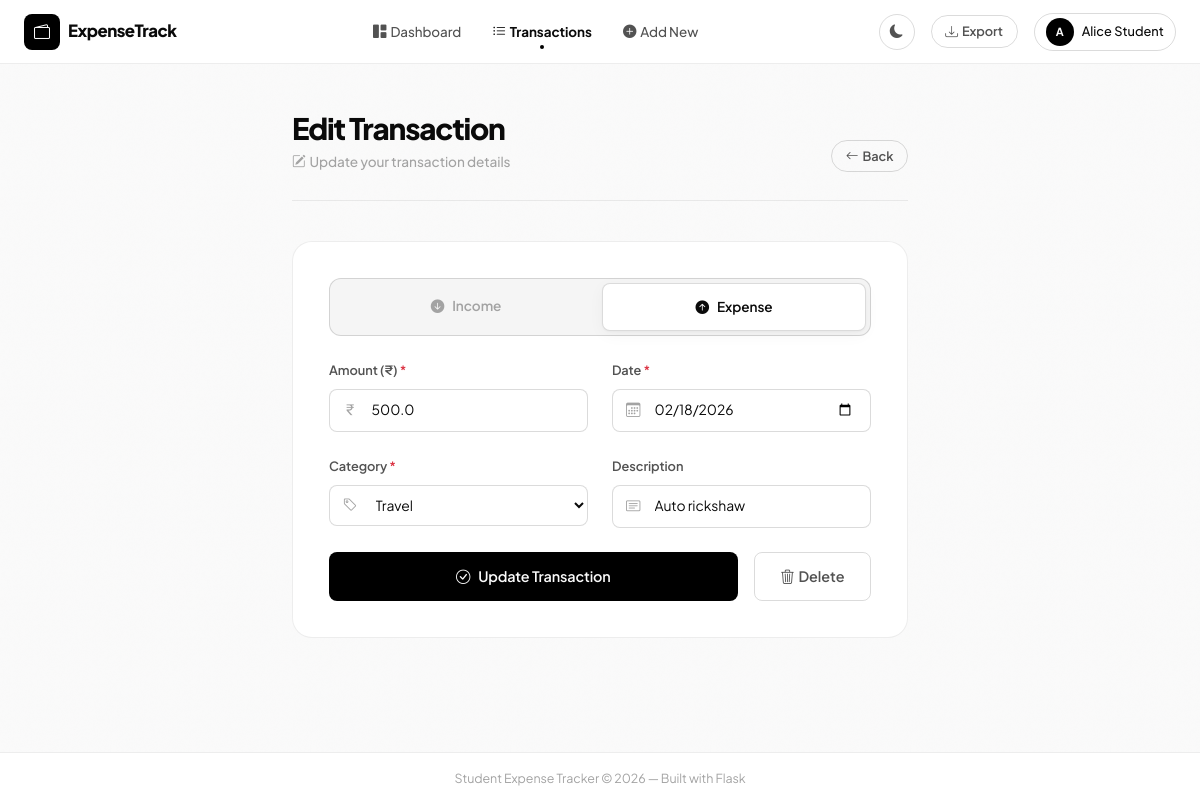
/edit/81 (signed in), run on the app's committed database.
### tables this page shows
CREATE TABLE transactions (
                id          INTEGER PRIMARY KEY AUTOINCREMENT,
                user_id     INTEGER NOT NULL,
                amount      REAL    NOT NULL,
                category    TEXT    NOT NULL,
                type        TEXT    NOT NULL CHECK(type IN ("Income","Expense")),
                date        TEXT    NOT NULL,
                description TEXT,
                FOREIGN KEY (user_id) REFERENCES users(id)
            );

### app.py (the view, shortened to what this page needs)
@app.route('/edit/<int:tx_id>', methods=['GET', 'POST'])
@login_required
def edit_transaction(tx_id):
    user_id = session['user_id']
    with get_db() as conn:
        tx = conn.execute(
            'SELECT * FROM transactions WHERE id = ? AND user_id = ?',
            (tx_id, user_id)
        ).fetchone()
    if not tx:
        flash('Transaction not found.', 'danger')
        return redirect(url_for('transactions'))
    return render_template('edit_transaction.html', tx=tx, categories=CATEGORIES)

### app.py (called while the page is built)
def get_db():
    conn = sqlite3.connect(DATABASE)
    conn.row_factory = sqlite3.Row  # Allows dict-like access to rows
    return conn

def login_required(f):
    @wraps(f)
    def decorated(*args, **kwargs):
        if 'user_id' not in session:
            flash('Please log in to access this page.', 'warning')
            return redirect(url_for('login'))
        return f(*args, **kwargs)
    return decorated

### templates/edit_transaction.html (shortened to what this page needs)
{% extends "base.html" %}
{% block content %}
<div class="page-container page-narrow">
    <div class="page-header">
        <div>
            <h1 class="page-title">Edit Transaction</h1>
            <p class="page-subtitle"><i class="bi bi-pencil-square me-1"></i>Update your transaction details</p>
        </div>
        <a href="{{ url_for('transactions') }}" class="btn btn-export">
            <i class="bi bi-arrow-left me-1"></i>Back
        </a>
    </div>
    <div class="form-card">
        <div class="type-selector mb-4">
            <label class="type-option">
                <span class="type-btn type-income">
                    <i class="bi bi-arrow-down-circle-fill me-2"></i>Income
                </span>
            </label>
            <label class="type-option">
                <span class="type-btn type-expense">
                    <i class="bi bi-arrow-up-circle-fill me-2"></i>Expense
                </span>
            </label>
        </div>
        <form method="POST" action="{{ url_for('edit_transaction', tx_id=tx.id) }}">
            <div class="row g-4">
                <div class="col-md-6">
                    <label class="form-label-custom">Amount (₹) <span class="text-danger">*</span></label>
                    <div class="input-wrapper">
                        <input type="number" name="amount" step="0.01" min="0.01"
                               value="{{ tx.amount }}"
                               class="form-control form-control-custom" required>
                    </div>
                </div>
                <div class="col-md-6">
                    <label class="form-label-custom">Date <span class="text-danger">*</span></label>
                    <div class="input-wrapper">
                        <input type="date" name="date" value="{{ tx.date }}"
                               class="form-control form-control-custom" required>
                    </div>
                </div>
                <div class="col-md-6">
                    <label class="form-label-custom">Category <span class="text-danger">*</span></label>
                    <div class="input-wrapper">
                        <select name="category" class="form-select form-select-custom" required>
                            {% for cat in categories %}
                            <option value="{{ cat }}" {% if tx.category == cat %}selected{% endif %}>{{ cat }}</option>
                            {% endfor %}
                        </select>
                    </div>
                </div>
                <div class="col-md-6">
                    <label class="form-label-custom">Description</label>
                    <div class="input-wrapper">
                        <input type="text" name="description" value="{{ tx.description or '' }}"
                               class="form-control form-control-custom" placeholder="Optional note...">
                    </div>
                </div>
                <div class="col-12 d-flex gap-3">
                    <button type="submit" class="btn btn-primary-custom flex-grow-1 btn-lg-custom">
                        <i class="bi bi-check-circle me-2"></i>Update Transaction
                    </button>
                    <form method="POST" action="{{ url_for('delete_transaction', tx_id=tx.id) }}"
                          onsubmit="return confirm('Are you sure you want to delete this transaction?')">
                        <button type="submit" class="btn btn-danger-custom btn-lg-custom">
                            <i class="bi bi-trash3 me-1"></i>Delete
                        </button>
                    </form>
                </div>
            </div>
        </form>
    </div>
</div>
{% endblock %}

### data on the page
transactions: amount "500.0", date "02/18/2026", category "Travel", description "Auto rickshaw"

### other printed values
{{ session.user_name[0].upper() }} "A"
{{ session.user_name }} "Alice Student"
